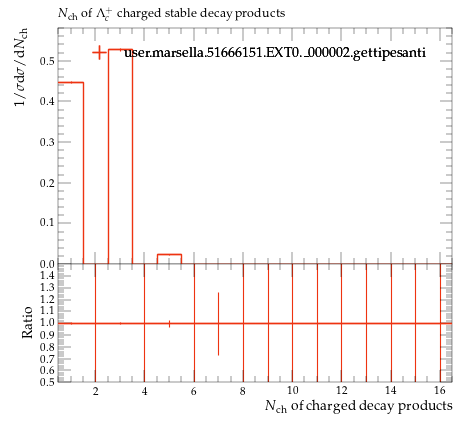

Python code for this plot:
#! /usr/bin/env python

# This Python script was auto-generated using YODA v2.0.2.
# Analysis object: /MC_HFDECAYS/LAMBDACPLUS_charged_mult
# Timestamp: 24-07-2026 (16:40:05)

import matplotlib as mpl
import matplotlib.pyplot as plt
mpl.use('Agg') # comment out for interactive use
import os
import numpy as np

plotDir = os.path.split(os.path.realpath(__file__))[0]
if 'YODA_USER_PLOT_PATH' in globals():
    plot_outdir = globals()['YODA_USER_PLOT_PATH']
else:
    plot_outdir = plotDir

#plot style
plt.style.use(os.path.join(plotDir, '../default.mplstyle'))
# plot metadata
figW, figH = plt.rcParams['figure.figsize']
ax_xLabel = r'$N_\mathrm{ch}$ of charged decay products'
ax_yLabel = r'$1/\sigma \mathrm{d}\sigma/\mathrm{d}N_\mathrm{ch}$'
ax_title  = r'$N_\mathrm{ch}$ of $\Lambda^+_c$ charged stable decay products'
ax_xScale = 'linear'
ax_yScale = 'linear'
xLims = (0.5, 16.5)
yLims = (0.0, 0.58096709)

# TeX-friendly labels for the legend
labels = {
    'legend' : ([ r"user.marsella.51666151.EXT0.\_000002.gettipesanti" ], r""),
}

# Adjust canvas width and height
canvasW = 10.0
canvasH = 9.0
figW *= canvasW/10.
figH *= canvasH/9.

# Create figure and axis objects
fig, (ax, ratio0_ax) = plt.subplots(2, 1, sharex=True,
                  figsize=(figW,figH), gridspec_kw={'height_ratios': (6.0, 3.0)})

# Set figure margins
plt.subplots_adjust(
    left   = 1.0 * plt.rcParams['figure.subplot.left'],
    right  = 1.0 * plt.rcParams['figure.subplot.right'],
    top    = 1.0 * plt.rcParams['figure.subplot.top'],
    bottom = 1.0 * plt.rcParams['figure.subplot.bottom'])

ratio0_ax.yaxis.set_major_locator(mpl.ticker.MultipleLocator(0.1))
ratio0_ax.set_ylim(0.5, 1.4999)
ratio0_ax.set_ylabel('Ratio')

# the numerical data is stored in a separate file
dataf = dict()
prefix = os.path.split(__file__)[0]
if prefix:    prefix = prefix + '/'
exec(open(prefix+'LAMBDACPLUS_charged_mult__data.py').read(), dataf)


legend_handles = dict() # keep track of handles for the legend

# style options for curves
# starts at zorder>=5 to draw curve on top of legend
styles = {
  'user.marsella.51666151.EXT0._000002.gettipesanti.yoda.gz': {
    'color' : '#EE3311',
    'linestyle' : '-',
    'linewidth' : 1,
    'marker' : 'none',
    'markersize' : 2,
    'capsize' : 0.0,
    'zorder' : 5,
    'histstyle' : 1,
    'drawstyle' : 'steps-pre',
    'xerrorbars' : 1,
    'yerrorbars' : 1,
    'fillcolor' : None,
    'fillopacity' : 1.0,
    'ratio0_linestyle' : '-',
    'ratio0_linewidth' : 1,
    'ratio0_marker' : 'none',
    'ratio0_markersize' : 2,
    'ratio0_capsize' : 0.0,
    'ratio0_zorder' : 5,
    'ratio0_histstyle' : 1,
    'ratio0_drawstyle' : 'steps-pre',
    'ratio0_xerrorbars' : 1,
    'ratio0_yerrorbars' : 1,
  },
}

# curve from input yoda files in main panel
for label, yvals in dataf['yvals'].items():
    if all(np.isnan(v) for v in dataf['yvals'][label]):
        continue
    tmp = None
    if styles[label]['histstyle']: # draw as histogram
        xpos = dataf['xedges'][label] if styles[label]['drawstyle'] else dataf['xpoints'][label]
        ypos = np.insert(yvals, 0, yvals[0]) if styles[label]['drawstyle'] else yvals
        if styles[label]['fillcolor']: # fill area below curve
            ax.fill_between(xpos, ypos, step='pre',
                            color=styles[label]['fillcolor'],
                            alpha=styles[label]['fillopacity'])
        tmp, = ax.plot(xpos, ypos,
                       color=styles[label]['color'],
                       linestyle=styles[label]['linestyle'],
                       linewidth=styles[label]['linewidth'],
                       drawstyle=styles[label]['drawstyle'], solid_joinstyle='miter',
                       zorder=styles[label]['zorder'], label=label)
    tmp = ax.errorbar(dataf['xpoints'][label], yvals,
                      xerr=np.array(dataf['xerrs'][label])*styles[label]['xerrorbars'],
                      yerr=np.array(dataf['yerrs'][label])*styles[label]['yerrorbars'],
                      fmt=styles[label]['marker'], capsize=styles[label]['capsize'],
                      markersize=styles[label]['markersize'],
                      ecolor=styles[label]['color'],
                      color=styles[label]['color'], zorder=styles[label]['zorder'])
    tmp[-1][0].set_linestyle(styles[label]['linestyle'])
    tmp[-1][0].set_linewidth(styles[label]['linewidth'])
    if label in dataf['add_legend_handle']:  legend_handles[label] = tmp
    for varLabel in dataf['variation_yvals'].keys():
        if varLabel.startswith(label):
            tmp, = ax.plot(dataf['xedges'][label], dataf['variation_yvals'][varLabel],
                           color=styles[label]['color'],
                           linestyle=styles[label]['linestyle'],
                           linewidth=styles[label]['linewidth'],
                           drawstyle='steps-pre', solid_joinstyle='miter',
                           zorder=styles[label]['zorder'], alpha=0.5)


# plots on ratio panel
# curve from input yoda files in ratio panel
for label, yvals in dataf['ratio0_yvals'].items():
    if all(np.isnan(v) for v in yvals):
        continue
    if styles[label]['ratio0_histstyle']: # plot as histogram
        xpos = dataf['xedges']['user.marsella.51666151.EXT0._000002.gettipesanti.yoda.gz'] if styles[label]['ratio0_drawstyle'] else dataf['xpoints']['user.marsella.51666151.EXT0._000002.gettipesanti.yoda.gz']
        ypos = np.insert(yvals, 0, yvals[0]) if styles[label]['ratio0_drawstyle'] else yvals
        ratio0_ax.plot(xpos, ypos,
                       color=styles[label]['color'],
                       linewidth=styles[label]['linewidth'],
                       linestyle=styles[label]['ratio0_linestyle'],
                       drawstyle=styles[label]['ratio0_drawstyle'], zorder=styles[label]['zorder'],
                       solid_joinstyle='miter')
    tmp = ratio0_ax.errorbar(dataf['xpoints']['user.marsella.51666151.EXT0._000002.gettipesanti.yoda.gz'], yvals,
                             xerr=np.array(dataf['ref_xerrs'])*styles[label]['ratio0_xerrorbars'],
                             yerr=np.array(dataf['ratio0_yerrs'][label])*styles[label]['ratio0_yerrorbars'],
                             fmt=styles[label]['ratio0_marker'], capsize=styles[label]['ratio0_capsize'],
                             markersize=styles[label]['ratio0_markersize'],
                             ecolor=styles[label]['color'],
                             color=styles[label]['color'])
    tmp[-1][0].set_linestyle(styles[label]['ratio0_linestyle'])
    tmp[-1][0].set_linewidth(styles[label]['ratio0_linewidth'])

    for varlabel in dataf['ratio0_variation_vals'].keys():
        if varlabel.startswith(label):
            ratio0_ax.plot(dataf['xedges']['user.marsella.51666151.EXT0._000002.gettipesanti.yoda.gz'],
                            dataf['ratio0_variation_vals'][varlabel],
                            color=styles[label]['color'],
                            linestyle=styles[label]['linestyle'],
                            linewidth=styles[label]['linewidth'],
                            drawstyle='steps-pre', solid_joinstyle='miter',
                            zorder=1, alpha=0.5)

legend_items = list(legend_handles.values())
ax.add_artist(ax.legend(legend_items,
                        labels['legend'][0],
                        title=labels['legend'][1],
                        alignment='left',
                        loc='upper center',
                        bbox_to_anchor=(0.5, 0.97)))

# set plot metadata as defined above
ratio0_ax.set_xlabel(ax_xLabel)
ratio0_ax.xaxis.set_label_coords(1., -0.15)
ax.set_ylabel(ax_yLabel, ha='right', va='top')
ax.yaxis.set_label_coords(-0.11, 1.0)
ax.set_title(ax_title, loc='left')
ax.set_xscale(ax_xScale)
ax.set_yscale(ax_yScale)
ax.set_xlim(xLims)
ax.set_ylim(yLims)

# tick formatting
plt.rcParams['xtick.top'] = True
plt.rcParams['ytick.right'] = True
fig.align_ylabels((ax, ratio0_ax))
plt.savefig(os.path.join(plot_outdir, 'LAMBDACPLUS_charged_mult.pdf'), format='PDF')
plt.savefig(os.path.join(plot_outdir, 'LAMBDACPLUS_charged_mult.png'), format='PNG')

plt.close(fig)
